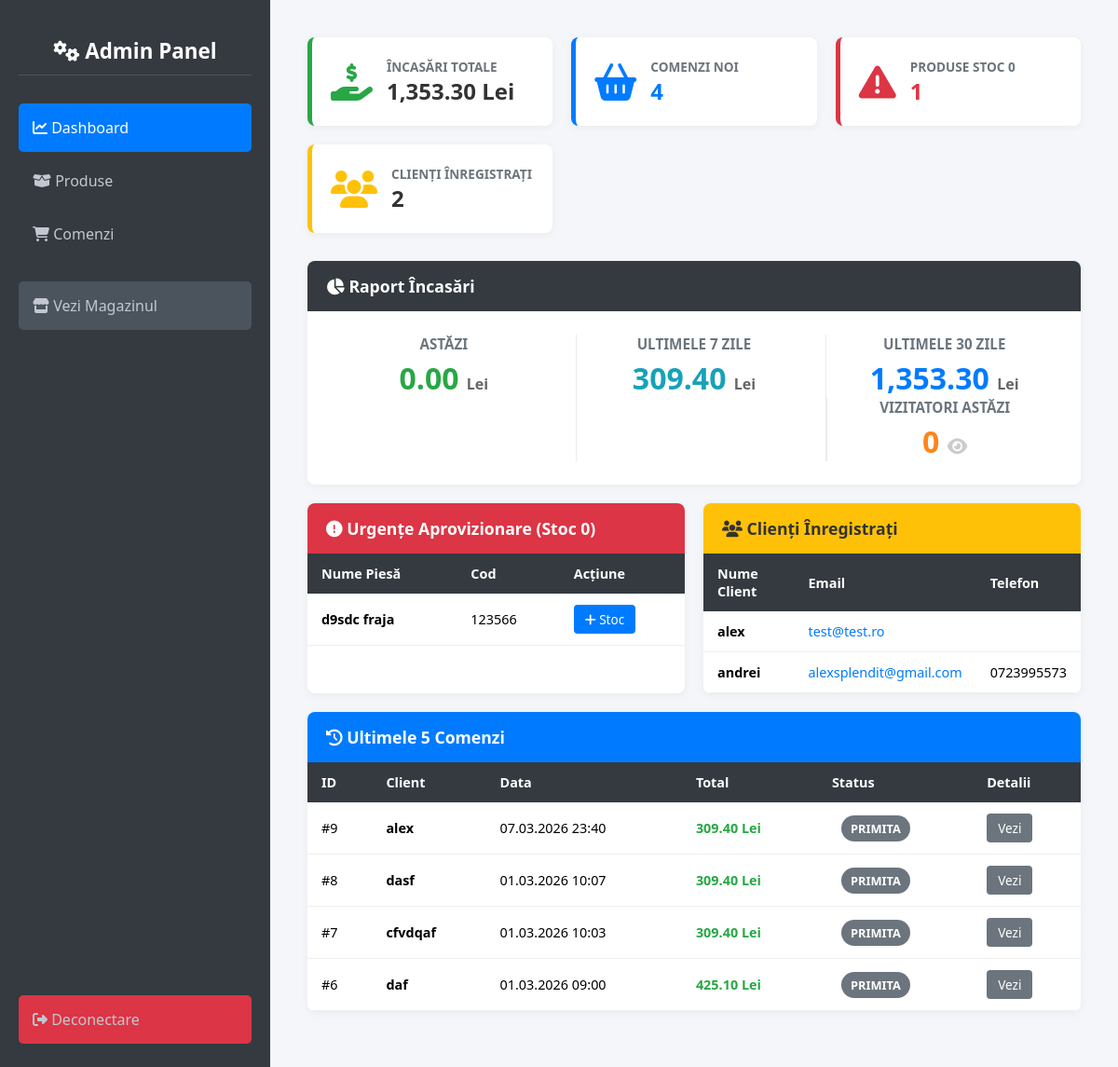
The app's page /admin.php (signed in) with its own data.
### tables this page shows
CREATE TABLE `produse` (
  `id` int(11) NOT NULL,
  `categorie` varchar(50) DEFAULT NULL,
  `nume_piesa` varchar(100) NOT NULL,
  `descriere` text DEFAULT NULL,
  `cod_piesa` varchar(50) DEFAULT NULL,
  `pret_achizitie` decimal(10,2) NOT NULL DEFAULT 0.00,
  `adaos` int(11) NOT NULL DEFAULT 0,
  `tva` int(11) NOT NULL DEFAULT 19,
  `pret` decimal(10,2) NOT NULL,
  `stoc` int(11) DEFAULT 0,
  `imagine` varchar(255) DEFAULT NULL
);

CREATE TABLE `clienti` (
  `id` int(11) NOT NULL,
  `nume` varchar(100) NOT NULL,
  `email` varchar(100) NOT NULL,
  `telefon` varchar(20) DEFAULT NULL,
  `adresa` text DEFAULT NULL,
  `password` varchar(255) NOT NULL,
  `data_inregistrare` timestamp NOT NULL DEFAULT current_timestamp()
);

CREATE TABLE `comenzi` (
  `id` int(11) NOT NULL,
  `id_client` int(11) DEFAULT NULL,
  `nume_client` varchar(100) DEFAULT NULL,
  `telefon` varchar(20) DEFAULT NULL,
  `adresa` text DEFAULT NULL,
  `total` decimal(10,2) DEFAULT NULL,
  `data_comanda` datetime DEFAULT NULL,
  `status` varchar(50) DEFAULT 'primita'
);

### admin.php (the view, shortened to what this page needs)
<?php
$host = 'localhost'; $db = 'piese_auto_db'; $user = 'root'; $pass = '';
try {
    $pdo = new PDO("mysql:host=$host;dbname=$db;charset=utf8mb4", $user, $pass);
    $pdo->setAttribute(PDO::ATTR_ERRMODE, PDO::ERRMODE_EXCEPTION);
    $pdo->setAttribute(PDO::ATTR_DEFAULT_FETCH_MODE, PDO::FETCH_ASSOC);
} catch (\PDOException $e) { die("Eroare DB: " . $e->getMessage()); }
$pagina_curenta = $_GET['pagina'] ?? 'dashboard';
$stat_vanzari = $pdo->query("SELECT SUM(total) FROM comenzi")->fetchColumn() ?: 0;
$stat_comenzi_noi = $pdo->query("SELECT COUNT(*) FROM comenzi WHERE status = 'primita'")->fetchColumn();
$stat_stoc_zero = $pdo->query("SELECT COUNT(*) FROM produse WHERE stoc <= 0")->fetchColumn();
$stat_clienti = $pdo->query("SELECT COUNT(*) FROM clienti")->fetchColumn();
if ($pagina_curenta == 'dashboard') {
    $incasari_azi = $pdo->query("SELECT SUM(total) FROM comenzi WHERE DATE(data_comanda) = CURDATE()")->fetchColumn() ?: 0;
    $vizitatori_azi = $pdo->query("SELECT COUNT(*) FROM vizitatori WHERE data_vizita = CURDATE()")->fetchColumn() ?: 0;
    $incasari_7zile = $pdo->query("SELECT SUM(total) FROM comenzi WHERE data_comanda >= DATE_SUB(CURDATE(), INTERVAL 7 DAY)")->fetchColumn() ?: 0;
    $incasari_30zile = $pdo->query("SELECT SUM(total) FROM comenzi WHERE data_comanda >= DATE_SUB(CURDATE(), INTERVAL 30 DAY)")->fetchColumn() ?: 0;
    $lista_stoc_zero = $pdo->query("SELECT id, nume_piesa, cod_piesa, pret FROM produse WHERE stoc <= 0 ORDER BY id DESC")->fetchAll();
    $lista_clienti = $pdo->query("SELECT id, nume, email, telefon FROM clienti ORDER BY id DESC")->fetchAll();
    $ultimele_comenzi = $pdo->query("SELECT id, nume_client, total, data_comanda, status FROM comenzi ORDER BY data_comanda DESC LIMIT 5")->fetchAll();
}
function get_status_color($st) {
    if($st == 'primita') return '#6c757d';
    return '#333';
}
?>
<!DOCTYPE html>
<html lang="ro">
<head>
    <link rel="stylesheet" href="https://cdnjs.cloudflare.com/ajax/libs/font-awesome/6.4.0/css/all.min.css">
</head>
<body>
    <div class="sidebar">
        <h2><i class="fas fa-cogs"></i> Admin Panel</h2>
        <a href="admin.php?pagina=dashboard" class="<?= $pagina_curenta == 'dashboard' ? 'active' : '' ?>"><i class="fas fa-chart-line me-2"></i> Dashboard</a>
        <a href="admin.php?pagina=produse" class="<?= $pagina_curenta == 'produse' ? 'active' : '' ?>"><i class="fas fa-box-open me-2"></i> Produse</a>
        <a href="admin.php?pagina=comenzi" class="<?= $pagina_curenta == 'comenzi' ? 'active' : '' ?>"><i class="fas fa-shopping-cart me-2"></i> Comenzi</a>
        <a href="index.php" target="_blank" style="margin-top: 20px; background: #4b545c;"><i class="fas fa-store me-2"></i> Vezi Magazinul</a>
        <a href="logout.php" style="background:#dc3545; margin-top:auto;"><i class="fas fa-sign-out-alt me-2"></i> Deconectare</a>
    </div>
    <div class="content">
        <div style="display: grid; grid-template-columns: repeat(auto-fit, minmax(220px, 1fr)); gap: 20px; margin-bottom: 30px;">
            <div class="card" style="border-left: 5px solid #28a745; display: flex; flex-direction: row; align-items: center; padding: 20px; gap: 15px; margin-bottom: 0;">
                <div style="font-size: 2.5rem; color: #28a745;"><i class="fas fa-hand-holding-usd"></i></div>
                <div>
                    <div style="color: #6c757d; font-size: 0.85rem; font-weight: bold; text-transform: uppercase;">Încasări Totale</div>
                    <div style="font-size: 1.5rem; font-weight: bold; color: #333;"><?= number_format($stat_vanzari, 2) ?> Lei</div>
                </div>
            </div>
            <div class="card" style="border-left: 5px solid #007bff; display: flex; flex-direction: row; align-items: center; padding: 20px; gap: 15px; margin-bottom: 0;">
                <div style="font-size: 2.5rem; color: #007bff;"><i class="fas fa-shopping-basket"></i></div>
                <div>
                    <div style="color: #6c757d; font-size: 0.85rem; font-weight: bold; text-transform: uppercase;">Comenzi Noi</div>
                    <div style="font-size: 1.5rem; font-weight: bold; color: <?= $stat_comenzi_noi > 0 ? '#007bff' : '#333' ?>;"><?= $stat_comenzi_noi ?></div>
                </div>
            </div>
            <div class="card" style="border-left: 5px solid #dc3545; display: flex; flex-direction: row; align-items: center; padding: 20px; gap: 15px; margin-bottom: 0;">
                <div style="font-size: 2.5rem; color: #dc3545;"><i class="fas fa-exclamation-triangle"></i></div>
                <div>
                    <div style="color: #6c757d; font-size: 0.85rem; font-weight: bold; text-transform: uppercase;">Produse Stoc 0</div>
                    <div style="font-size: 1.5rem; font-weight: bold; color: <?= $stat_stoc_zero > 0 ? '#dc3545' : '#333' ?>;"><?= $stat_stoc_zero ?></div>
                </div>
            </div>
            <div class="card" style="border-left: 5px solid #ffc107; display: flex; flex-direction: row; align-items: center; padding: 20px; gap: 15px; margin-bottom: 0;">
                <div style="font-size: 2.5rem; color: #ffc107;"><i class="fas fa-users"></i></div>
                <div>
                    <div style="color: #6c757d; font-size: 0.85rem; font-weight: bold; text-transform: uppercase;">Clienți Înregistrați</div>
                    <div style="font-size: 1.5rem; font-weight: bold; color: #333;"><?= $stat_clienti ?></div>
                </div>
            </div>
        </div>
        <?php if ($pagina_curenta == 'dashboard'): ?>
            <div class="card" style="padding: 0; overflow: hidden; margin-bottom: 20px;">
                <h3 style="padding: 15px 20px; background: #343a40; color: white; margin: 0; font-size: 1.1rem;">
                    <i class="fas fa-chart-pie me-2"></i> Raport Încasări
                </h3>
                <div style="display: flex; justify-content: space-around; padding: 25px 20px; text-align: center; flex-wrap: wrap; gap: 15px; background: #fff;">
                    <div style="flex: 1;">
                        <div style="color: #6c757d; font-size: 0.95rem; font-weight: bold; text-transform: uppercase; margin-bottom: 5px;">Astăzi</div>
                        <div style="font-size: 2rem; font-weight: bold; color: #28a745;">
                            <?= number_format($incasari_azi, 2) ?> <span style="font-size: 1rem; color: #666;">Lei</span>
                        </div>
                    </div>
                    <div style="flex: 1; border-left: 1px solid #e9ecef;">
                        <div style="color: #6c757d; font-size: 0.95rem; font-weight: bold; text-transform: uppercase; margin-bottom: 5px;">Ultimele 7 Zile</div>
                        <div style="font-size: 2rem; font-weight: bold; color: #17a2b8;">
                            <?= number_format($incasari_7zile, 2) ?> <span style="font-size: 1rem; color: #666;">Lei</span>
                        </div>
                    </div>
                    <div style="flex: 1; border-left: 1px solid #e9ecef;">
                        <div style="color: #6c757d; font-size: 0.95rem; font-weight: bold; text-transform: uppercase; margin-bottom: 5px;">Ultimele 30 Zile</div>
                        <div style="font-size: 2rem; font-weight: bold; color: #007bff;">
                            <?= number_format($incasari_30zile, 2) ?> <span style="font-size: 1rem; color: #666;">Lei</span>
                        </div>
                        <div style="flex: 1; border-left: 1px solid #e9ecef;">
                        <div style="color: #6c757d; font-size: 0.95rem; font-weight: bold; text-transform: uppercase; margin-bottom: 5px;">Vizitatori Astăzi</div>
                        <div style="font-size: 2rem; font-weight: bold; color: #ff851b;">
                            <?= $vizitatori_azi ?> <i class="fas fa-eye" style="font-size: 1.2rem; color: #ccc;"></i>
                        </div>
                    </div>
                    </div>
                </div>
            </div>
            <div style="display: grid; grid-template-columns: 1fr 1fr; gap: 20px; margin-bottom: 20px;">
                <div class="card" style="padding: 0; overflow: hidden; margin-bottom: 0;">
                    <h3 style="padding: 15px 20px; background: #dc3545; color: white; margin: 0; font-size: 1.1rem;">
                        <i class="fas fa-exclamation-circle me-2"></i> Urgențe Aprovizionare (Stoc 0)
                    </h3>
                    <div style="max-height: 300px; overflow-y: auto;">
                        <table class="produse-table">
                            <thead><tr><th>Nume Piesă</th><th>Cod</th><th>Acțiune</th></tr></thead>
                            <tbody>
                                <?php if(count($lista_stoc_zero) > 0): ?>
                                    <?php foreach($lista_stoc_zero as $pz): ?>
                                    <tr>
                                        <td><strong><?= htmlspecialchars($pz['nume_piesa']) ?></strong></td>
                                        <td><?= htmlspecialchars($pz['cod_piesa']) ?></td>
                                        <td><a href="edit_produs.php?id=<?= $pz['id'] ?>" class="btn-action btn-edit"><i class="fas fa-plus"></i> Stoc</a></td>
                                    </tr>
                                    <?php endforeach; ?>
                                <?php else: ?>
                                    <tr><td colspan="3" style="text-align: center; padding: 20px; color: #28a745; font-weight: bold;">Toate produsele sunt în stoc! ✅</td></tr>
                                <?php endif; ?>
                            </tbody>
                        </table>
                    </div>
                </div>
                <div class="card" style="padding: 0; overflow: hidden; margin-bottom: 0;">
                    <h3 style="padding: 15px 20px; background: #ffc107; color: #333; margin: 0; font-size: 1.1rem;">
                        <i class="fas fa-users me-2"></i> Clienți Înregistrați
                    </h3>
                    <div style="max-height: 300px; overflow-y: auto;">
                        <table class="produse-table">
                            <thead><tr><th>Nume Client</th><th>Email</th><th>Telefon</th></tr></thead>
                            <tbody>
                                <?php if(count($lista_clienti) > 0): ?>
                                    <?php foreach($lista_clienti as $cl): ?>
                                    <tr>
                                        <td><strong><?= htmlspecialchars($cl['nume']) ?></strong></td>
                                        <td><a href="mailto:<?= htmlspecialchars($cl['email']) ?>" style="color: #007bff; text-decoration: none;"><?= htmlspecialchars($cl['email']) ?></a></td>
                                        <td><?= htmlspecialchars($cl['telefon']) ?></td>
                                    </tr>
                                    <?php endforeach; ?>
                                <?php else: ?>
                                    <tr><td colspan="3" style="text-align: center; padding: 20px;">Niciun client înregistrat încă.</td></tr>
                                <?php endif; ?>
                            </tbody>
                        </table>
                    </div>
                </div>
            </div>
            <div class="card" style="padding: 0; overflow: hidden;">
                <h3 style="padding: 15px 20px; background: #007bff; color: white; margin: 0; font-size: 1.1rem;">
                    <i class="fas fa-history me-2"></i> Ultimele 5 Comenzi
                </h3>
                <table class="produse-table">
                    <thead><tr><th>ID</th><th>Client</th><th>Data</th><th>Total</th><th>Status</th><th>Detalii</th></tr></thead>
                    <tbody>
                        <?php if(count($ultimele_comenzi) > 0): ?>
                            <?php foreach($ultimele_comenzi as $uc): ?>
                            <tr>
                                <td>#<?= $uc['id'] ?></td>
                                <td><strong><?= htmlspecialchars($uc['nume_client']) ?></strong></td>
                                <td><?= date('d.m.Y H:i', strtotime($uc['data_comanda'])) ?></td>
                                <td><strong style="color: #28a745;"><?= $uc['total'] ?> Lei</strong></td>
                                <td>
                                    <span class="status-badge" style="background-color: <?= get_status_color($uc['status']) ?>;">
                                        <?= strtoupper(str_replace('_', ' ', $uc['status'])) ?>
                                    </span>
                                </td>
                                <td><a href="admin.php?pagina=comenzi" class="btn-action btn-edit" style="background: #6c757d;">Vezi</a></td>
                            </tr>
                            <?php endforeach; ?>
                        <?php else: ?>
                            <tr><td colspan="6" style="text-align: center; padding: 20px;">Nicio comandă plasată încă.</td></tr>
                        <?php endif; ?>
                    </tbody>
                </table>
            </div>
        <?php endif; ?>
    </div>
</body>
</html>

### admin.php (style rules this page uses)
body { font-family: 'Segoe UI', Arial, sans-serif; margin: 0; display: flex; min-height: 100vh; background: #f4f6f9; }
.sidebar { width: 250px; background: #343a40; color: white; display: flex; flex-direction: column; padding: 20px; flex-shrink: 0; }
.sidebar h2 { text-align: center; margin-bottom: 30px; border-bottom: 1px solid #4b545c; padding-bottom: 10px; font-size: 1.4rem; }
.sidebar a { color: #c2c7d0; text-decoration: none; padding: 15px; margin-bottom: 5px; border-radius: 5px; display: block; font-weight: 500; }
.sidebar a.active, .sidebar a:hover { background: #007bff; color: white; }
.content { flex: 1; padding: 40px; overflow-y: auto; }
.card { background: white; padding: 25px; border-radius: 8px; box-shadow: 0 2px 10px rgba(0,0,0,0.05); margin-bottom: 20px; }
.status-badge { display: inline-block; padding: 5px 10px; border-radius: 15px; color: white; font-weight: bold; font-size: 0.8rem; margin-left: 10px; }
table.produse-table { width: 100%; border-collapse: collapse; font-size: 0.9em; background: white; }
table.produse-table th { text-align: left; background: #343a40; color: white; padding: 12px 15px; }
table.produse-table td { padding: 12px 15px; border-bottom: 1px solid #eee; vertical-align: middle; }
.btn-action { padding: 6px 12px; color: white; text-decoration: none; border-radius: 4px; font-size: 0.85rem; display: inline-block; }
.btn-edit { background: #007bff; }

### records on screen
produse: nume_piesa "d9sdc fraja", cod_piesa "123566"
clienti: nume "alex", email "test@test.ro"
clienti: nume "andrei", email "alexsplendit@gmail.com", telefon "0723995573"
comenzi: id "9", nume_client "alex", data_comanda "07.03.2026 23:40", total "309.40", status "PRIMITA"
comenzi: id "8", nume_client "dasf", data_comanda "01.03.2026 10:07", total "309.40", status "PRIMITA"
comenzi: id "7", nume_client "cfvdqaf", data_comanda "01.03.2026 10:03", total "309.40", status "PRIMITA"
comenzi: id "6", nume_client "daf", data_comanda "01.03.2026 09:00", total "425.10", status "PRIMITA"

### other values on screen
$stat_vanzari "1,353.30"
$stat_comenzi_noi "4"
$stat_stoc_zero "1"
$stat_clienti "2"
$incasari_azi "0.00"
$incasari_7zile "309.40"
$incasari_30zile "1,353.30"
$vizitatori_azi "0"
